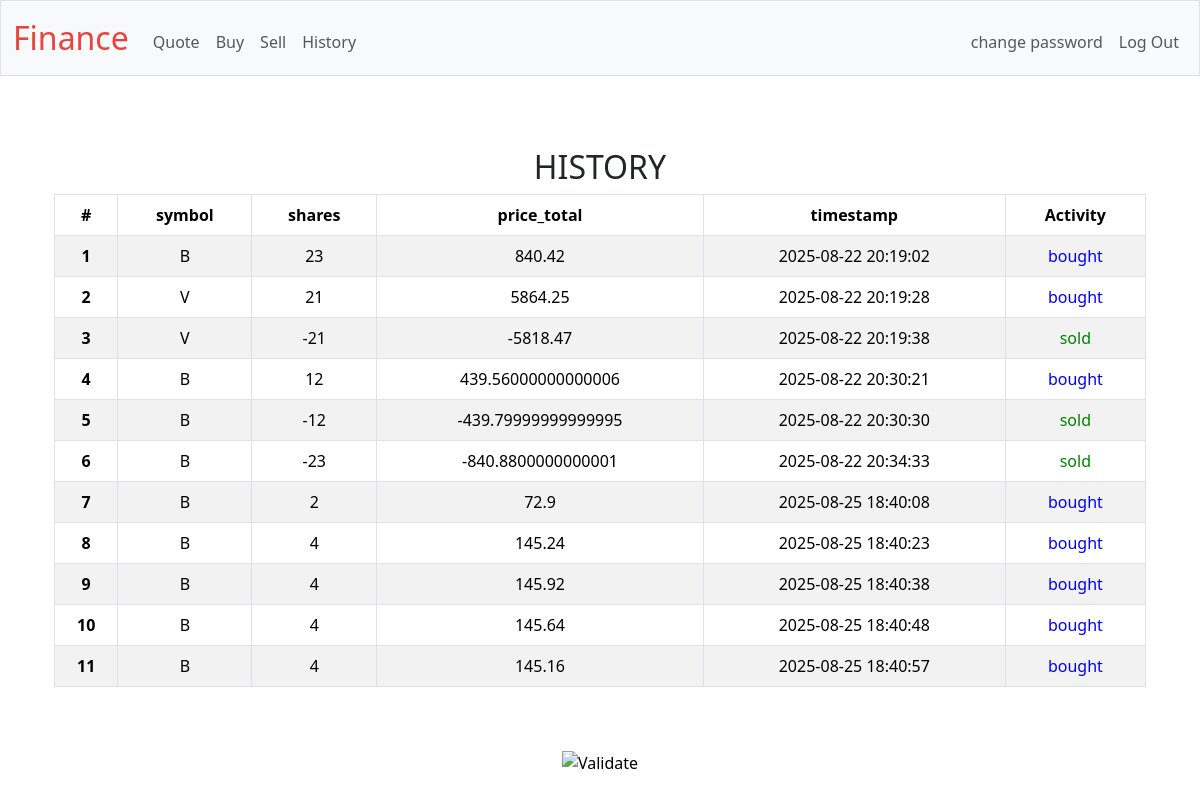
Screenshot of /history (signed in) with the database file from the repository.
### tables this page shows
CREATE TABLE record (
id INTEGER PRIMARY KEY AUTOINCREMENT,
user_id INTGER NOT NULL,
symbol TEXT NOT NULL,
shares INTEGER NOT NULL,
price REAL NOT NULL,
timestamp DATETIME DEFAULT CURRENT_TIMESTAMP, avg_price FLOAT);

### app.py (the view)
@app.route("/history")
@login_required
def history():
    record = db.execute("SELECT * FROM record WHERE user_id = ?",session["user_id"])
    return render_template("history.html", record = record)

### app.py (called while the page is built)
@app.after_request
def after_request(response):
    response.headers["Cache-Control"] = "no-cache, no-store, must-revalidate"
    response.headers["Expires"] = 0
    response.headers["Pragma"] = "no-cache"
    return response

### helpers.py (called while the page is built)
def login_required(f):
    @wraps(f)
    def decorated_function(*args, **kwargs):
        if session.get("user_id") is None:
            return redirect("/login")
        return f(*args, **kwargs)
    return decorated_function

### templates/history.html (shortened to what this page needs)
{% extends "layout.html" %}
{% block main %}
{% if record is not none %}
<div class="container mt-4">
  <h2>HISTORY</h2>
  <table class="table table-bordered table-hover table-striped">
    <thead class="thead-dark">
      <tr>
         <th>#</th>
        <th>symbol</th>
        <th>shares</th>
        <th>price_total</th>
         <th>timestamp</th>
          <th>Activity</th>
      </tr>
    </thead>
<tbody>
  {% for row in record %}
    <tr>
        <th scope = "row" > {{loop.index}}</th>
            <td>
           {{row["symbol"]}}
            </td>
            <td>
           {{row["shares"]}}
            </td>
            <td>
            {{row["price"]}}
            </td>
            <td>
           {{ row["timestamp"]}}
            </td>
                    {%  if "shares" in row %}
                      <td>
                        {% if row["shares"]|int < 0 %}
                           <span style = "color:green;">  sold  </span>
                        {% else %}
                          <span style = "color: blue;"> bought   </span>
                        {% endif %}
                      </td>
                    {% endif %}
    </tr>
    {% endfor %}
</table>
</div>
{% endif %}
{% endblock %}

### templates/layout.html (shortened to what this page needs)
<!DOCTYPE html>
<html lang="en">
    <head>
        <link href="https://cdn.jsdelivr.net/npm/bootstrap@5.3.3/dist/css/bootstrap.min.css" rel="stylesheet">
        <link href="/static/styles.css" rel="stylesheet">
    </head>
    <body>
        <nav class="bg-light border navbar navbar-expand-md navbar-light">
            <div class="container-fluid">
                <a class="navbar-brand" href="/"> <span class="red">Finance</span></a>
                <div class="collapse navbar-collapse" id="navbar">
                    {% if session["user_id"] %}
                        <ul class="navbar-nav me-auto mt-2">
                            <li class="nav-item"><a class="nav-link" href="/quote">Quote</a></li>
                            <li class="nav-item"><a class="nav-link" href="/buy">Buy</a></li>
                            <li class="nav-item"><a class="nav-link" href="/sell">Sell</a></li>
                            <li class="nav-item"><a class="nav-link" href="/history">History</a></li>
                        </ul>
                        <ul class="navbar-nav ms-auto mt-2">
                             <li class="nav-item"><a class="nav-link" href="/change_password">change password</a></li>
                            <li class="nav-item"><a class="nav-link" href="/logout">Log Out</a></li>
                        </ul>
                    {% else %}
                        <ul class="navbar-nav ms-auto mt-2">
                            <li class="nav-item"><a class="nav-link" href="/register">Register</a></li>
                            <li class="nav-item"><a class="nav-link" href="/login">Log In</a></li>
                        </ul>
                    {% endif %}
                </div>
            </div>
        </nav>
        <main class="container py-5 text-center">
            {% block main %}{% endblock %}
        </main>
        <footer class="mb-5">
            <form action="https://validator.w3.org/check" class="text-center" enctype="multipart/form-data" method="post" target="_blank">
                <input alt="Validate" src="/static/I_heart_validator.png" type="image">
            </form>
        </footer>
    </body>
</html>

### static/styles.css (style rules this page uses)
nav .navbar-brand { font-size: xx-large; }
nav .navbar-brand .red { color: #ea433b; }

### rows the page displays
record: symbol "B", shares "23", price "840.42", timestamp "2025-08-22 20:19:02", shows "bought"
record: symbol "V", shares "21", price "5864.25", timestamp "2025-08-22 20:19:28", shows "bought"
record: symbol "V", shares "-21", price "-5818.47", timestamp "2025-08-22 20:19:38", shows "sold"
record: symbol "B", shares "12", price "439.56000000000006", timestamp "2025-08-22 20:30:21", shows "bought"
record: symbol "B", shares "-12", price "-439.79999999999995", timestamp "2025-08-22 20:30:30", shows "sold"
record: symbol "B", shares "-23", price "-840.8800000000001", timestamp "2025-08-22 20:34:33", shows "sold"
record: symbol "B", shares "2", price "72.9", timestamp "2025-08-25 18:40:08", shows "bought"
record: symbol "B", shares "4", price "145.24", timestamp "2025-08-25 18:40:23", shows "bought"
record: symbol "B", shares "4", price "145.92", timestamp "2025-08-25 18:40:38", shows "bought"
record: symbol "B", shares "4", price "145.64", timestamp "2025-08-25 18:40:48", shows "bought"
record: symbol "B", shares "4", price "145.16", timestamp "2025-08-25 18:40:57", shows "bought"
